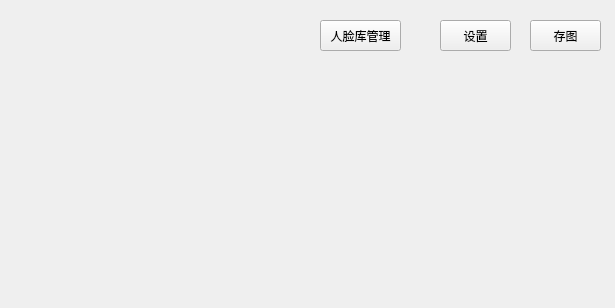
<?xml version="1.0" encoding="UTF-8"?>
<ui version="4.0">
 <class>main_window</class>
 <widget class="QWidget" name="main_window">
  <property name="geometry">
   <rect>
    <x>0</x>
    <y>0</y>
    <width>615</width>
    <height>308</height>
   </rect>
  </property>
  <property name="windowTitle">
   <string>度目-AI镜头模组演示DEMO-RGB模态</string>
  </property>
  <widget class="QLabel" name="label">
   <property name="geometry">
    <rect>
     <x>0</x>
     <y>0</y>
     <width>1280</width>
     <height>720</height>
    </rect>
   </property>
   <property name="text">
    <string>&lt;html&gt;&lt;head/&gt;&lt;body&gt;&lt;p&gt;&lt;br/&gt;&lt;/p&gt;&lt;/body&gt;&lt;/html&gt;</string>
   </property>
  </widget>
  <widget class="QPushButton" name="btn_go2form">
   <property name="geometry">
    <rect>
     <x>320</x>
     <y>20</y>
     <width>81</width>
     <height>31</height>
    </rect>
   </property>
   <property name="text">
    <string>人脸库管理</string>
   </property>
  </widget>
  <widget class="QPushButton" name="btn_go3form">
   <property name="geometry">
    <rect>
     <x>440</x>
     <y>20</y>
     <width>71</width>
     <height>31</height>
    </rect>
   </property>
   <property name="text">
    <string>设置</string>
   </property>
  </widget>
  <widget class="QPushButton" name="snapshot">
   <property name="geometry">
    <rect>
     <x>530</x>
     <y>20</y>
     <width>71</width>
     <height>31</height>
    </rect>
   </property>
   <property name="text">
    <string>存图</string>
   </property>
  </widget>
 </widget>
 <resources/>
 <connections/>
</ui>
